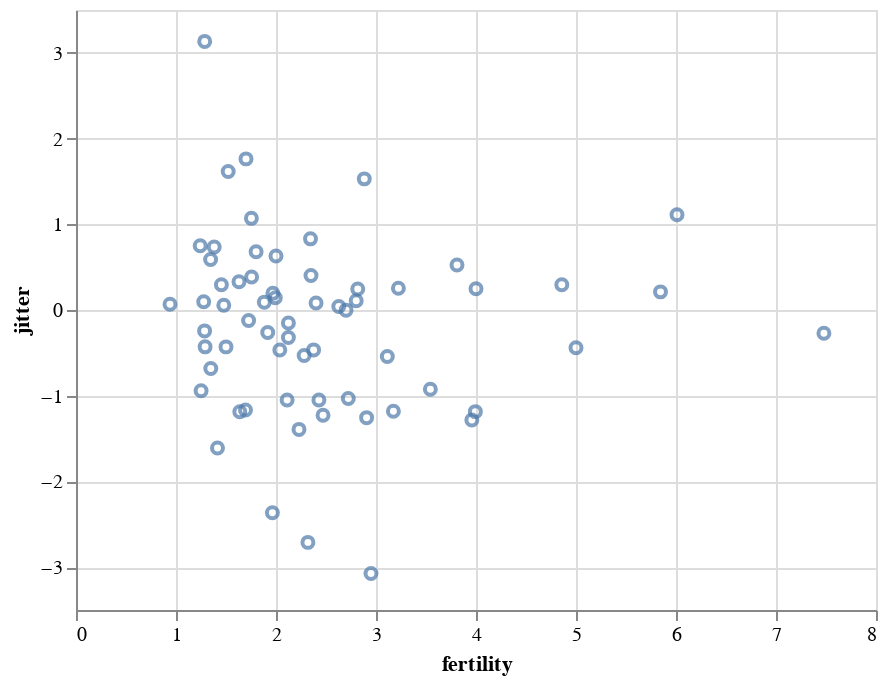

Here is the notebook cell this chart was saved with:
### Code cell
alt.Chart(data2000).mark_point().encode(x="fertility", y="jitter")

### Figure 1 — Vega-Lite specification as saved in the notebook (floating-point values rounded to 4 significant figures)
{"config": {"view": {"continuousWidth": 400, "continuousHeight": 300}}, "data": {"name": "data-1995144a224b124d02c94b46e1662dfd"}, "mark": "point", "encoding": {"x": {"type": "quantitative", "field": "fertility"}, "y": {"type": "quantitative", "field": "jitter"}}, "$schema": "https://vega.github.io/schema/vega-lite/v4.8.1.json", "datasets": {"data-1995144a224b124d02c94b46e1662dfd": [{"year": 2000, "country": "Afghanistan", "cluster": 0, "pop": 23898198, "life_expect": 42.13, "fertility": 7.479, "jitter": -0.2713}, {"year": 2000, "country": "Argentina", "cluster": 3, "pop": 37497728, "life_expect": 74.34, "fertility": 2.35, "jitter": 0.4023}, {"year": 2000, "country": "Aruba", "cluster": 3, "pop": 69539, "life_expect": 73.45, "fertility": 2.124, "jitter": -0.3215}, {"year": 2000, "country": "Australia", "cluster": 4, "pop": 19164620, "life_expect": 80.37, "fertility": 1.756, "jitter": 0.384}, {"year": 2000, "country": "Austria", "cluster": 1, "pop": 8113413, "life_expect": 78.98, "fertility": 1.382, "jitter": 0.7348}, {"year": 2000, "country": "Bahamas", "cluster": 3, "pop": 290075, "life_expect": 71.07, "fertility": 2.111, "jitter": -1.049}, {"year": 2000, "country": "Bangladesh", "cluster": 0, "pop": 130406594, "life_expect": 62.01, "fertility": 3.224, "jitter": 0.2532}, {"year": 2000, "country": "Barbados", "cluster": 3, "pop": 273483, "life_expect": 75.97, "fertility": 1.5, "jitter": -0.4302}, {"year": 2000, "country": "Belgium", "cluster": 1, "pop": 10263618, "life_expect": 78.32, "fertility": 1.638, "jitter": -1.188}, {"year": 2000, "country": "Bolivia", "cluster": 3, "pop": 8152620, "life_expect": 63.88, "fertility": 3.958, "jitter": -1.283}, {"year": 2000, "country": "Brazil", "cluster": 3, "pop": 175552771, "life_expect": 71.01, "fertility": 2.345, "jitter": 0.8302}, {"year": 2000, "country": "Canada", "cluster": 3, "pop": 31278097, "life_expect": 79.77, "fertility": 1.522, "jitter": 1.615}, {"year": 2000, "country": "Chile", "cluster": 3, "pop": 15153450, "life_expect": 77.86, "fertility": 2.0, "jitter": 0.6303}, {"year": 2000, "country": "China", "cluster": 4, "pop": 1262645000, "life_expect": 72.03, "fertility": 1.7, "jitter": 1.763}, {"year": 2000, "country": "Colombia", "cluster": 3, "pop": 39685655, "life_expect": 71.68, "fertility": 2.47, "jitter": -1.227}, {"year": 2000, "country": "Costa Rica", "cluster": 3, "pop": 3710558, "life_expect": 78.12, "fertility": 2.281, "jitter": -0.5309}, {"year": 2000, "country": "Croatia", "cluster": 1, "pop": 4410830, "life_expect": 74.88, "fertility": 1.348, "jitter": -0.6819}, {"year": 2000, "country": "Cuba", "cluster": 3, "pop": 11134273, "life_expect": 77.16, "fertility": 1.63, "jitter": 0.3286}, {"year": 2000, "country": "Dominican Republic", "cluster": 3, "pop": 8385828, "life_expect": 70.85, "fertility": 2.95, "jitter": -3.074}, {"year": 2000, "country": "Ecuador", "cluster": 3, "pop": 12505204, "life_expect": 74.17, "fertility": 2.817, "jitter": 0.2453}, {"year": 2000, "country": "Egypt", "cluster": 5, "pop": 70492342, "life_expect": 69.81, "fertility": 3.174, "jitter": -1.182}, {"year": 2000, "country": "El Salvador", "cluster": 3, "pop": 6122515, "life_expect": 70.73, "fertility": 2.883, "jitter": 1.53}, {"year": 2000, "country": "Finland", "cluster": 1, "pop": 5168595, "life_expect": 78.37, "fertility": 1.754, "jitter": 1.069}, {"year": 2000, "country": "France", "cluster": 1, "pop": 59381628, "life_expect": 79.59, "fertility": 1.883, "jitter": 0.09156}, {"year": 2000, "country": "Georgia", "cluster": 1, "pop": 4777209, "life_expect": 70.48, "fertility": 1.478, "jitter": 0.05478}, {"year": 2000, "country": "Germany", "cluster": 1, "pop": 82187909, "life_expect": 78.67, "fertility": 1.346, "jitter": 0.589}, {"year": 2000, "country": "Greece", "cluster": 1, "pop": 10559110, "life_expect": 78.26, "fertility": 1.277, "jitter": 0.09663}, {"year": 2000, "country": "Grenada", "cluster": 3, "pop": 89312, "life_expect": 67.75, "fertility": 2.429, "jitter": -1.05}, {"year": 2000, "country": "Haiti", "cluster": 3, "pop": 7306302, "life_expect": 58.14, "fertility": 4.0, "jitter": 0.248}, {"year": 2000, "country": "Hong Kong", "cluster": 4, "pop": 6658720, "life_expect": 81.5, "fertility": 0.94, "jitter": 0.06767}, {"year": 2000, "country": "Iceland", "cluster": 1, "pop": 281043, "life_expect": 80.5, "fertility": 1.993, "jitter": 0.1423}, {"year": 2000, "country": "India", "cluster": 0, "pop": 1007702000, "life_expect": 62.88, "fertility": 3.113, "jitter": -0.542}, {"year": 2000, "country": "Indonesia", "cluster": 4, "pop": 206265000, "life_expect": 68.59, "fertility": 2.376, "jitter": -0.4656}, {"year": 2000, "country": "Iran", "cluster": 5, "pop": 65660289, "life_expect": 69.45, "fertility": 2.124, "jitter": -0.1511}, {"year": 2000, "country": "Iraq", "cluster": 5, "pop": 22675617, "life_expect": 57.05, "fertility": 4.858, "jitter": 0.2941}, {"year": 2000, "country": "Ireland", "cluster": 1, "pop": 3791690, "life_expect": 77.78, "fertility": 1.969, "jitter": 0.1956}, {"year": 2000, "country": "Israel", "cluster": 5, "pop": 5842454, "life_expect": 79.7, "fertility": 2.906, "jitter": -1.256}, {"year": 2000, "country": "Italy", "cluster": 1, "pop": 57719337, "life_expect": 80.24, "fertility": 1.286, "jitter": -0.2439}, {"year": 2000, "country": "Jamaica", "cluster": 3, "pop": 2615467, "life_expect": 72.05, "fertility": 2.628, "jitter": 0.04039}, {"year": 2000, "country": "Japan", "cluster": 4, "pop": 126699784, "life_expect": 82.0, "fertility": 1.291, "jitter": -0.4299}, {"year": 2000, "country": "Kenya", "cluster": 2, "pop": 29985839, "life_expect": 50.99, "fertility": 5.0, "jitter": -0.4404}, {"year": 2000, "country": "South Korea", "cluster": 4, "pop": 21647682, "life_expect": 66.66, "fertility": 1.917, "jitter": -0.2632}, {"year": 2000, "country": "North Korea", "cluster": 4, "pop": 47351083, "life_expect": 77.05, "fertility": 1.242, "jitter": 0.7496}, {"year": 2000, "country": "Lebanon", "cluster": 5, "pop": 3578036, "life_expect": 71.03, "fertility": 2.319, "jitter": -2.711}, {"year": 2000, "country": "Mexico", "cluster": 3, "pop": 99926620, "life_expect": 74.9, "fertility": 2.401, "jitter": 0.08162}, {"year": 2000, "country": "Netherlands", "cluster": 1, "pop": 15907853, "life_expect": 78.53, "fertility": 1.726, "jitter": -0.1224}, {"year": 2000, "country": "New Zealand", "cluster": 4, "pop": 3819762, "life_expect": 79.11, "fertility": 1.964, "jitter": -2.365}, {"year": 2000, "country": "Nigeria", "cluster": 2, "pop": 114306700, "life_expect": 46.61, "fertility": 5.845, "jitter": 0.2117}, {"year": 2000, "country": "Norway", "cluster": 1, "pop": 4492400, "life_expect": 79.05, "fertility": 1.801, "jitter": 0.6792}, {"year": 2000, "country": "Pakistan", "cluster": 0, "pop": 146342958, "life_expect": 63.61, "fertility": 3.994, "jitter": -1.186}, {"year": 2000, "country": "Peru", "cluster": 3, "pop": 25979722, "life_expect": 69.91, "fertility": 2.7, "jitter": -0.001854}, {"year": 2000, "country": "Philippines", "cluster": 4, "pop": 79739825, "life_expect": 70.3, "fertility": 3.544, "jitter": -0.9239}, {"year": 2000, "country": "Poland", "cluster": 1, "pop": 38654164, "life_expect": 74.67, "fertility": 1.251, "jitter": -0.9425}, {"year": 2000, "country": "Portugal", "cluster": 1, "pop": 10335597, "life_expect": 77.29, "fertility": 1.454, "jitter": 0.2946}, {"year": 2000, "country": "Rwanda", "cluster": 2, "pop": 7507056, "life_expect": 43.41, "fertility": 6.01, "jitter": 1.112}, {"year": 2000, "country": "Saudi Arabia", "cluster": 5, "pop": 23153090, "life_expect": 71.63, "fertility": 3.81, "jitter": 0.5245}, {"year": 2000, "country": "South Africa", "cluster": 2, "pop": 44066197, "life_expect": 53.37, "fertility": 2.802, "jitter": 0.1075}, {"year": 2000, "country": "Spain", "cluster": 1, "pop": 40016081, "life_expect": 79.78, "fertility": 1.287, "jitter": 3.134}, {"year": 2000, "country": "Switzerland", "cluster": 1, "pop": 7266920, "life_expect": 80.62, "fertility": 1.415, "jitter": -1.609}, {"year": 2000, "country": "Turkey", "cluster": 1, "pop": 65666677, "life_expect": 70.84, "fertility": 2.23, "jitter": -1.393}, {"year": 2000, "country": "United Kingdom", "cluster": 1, "pop": 59522468, "life_expect": 78.47, "fertility": 1.695, "jitter": -1.167}, {"year": 2000, "country": "United States", "cluster": 3, "pop": 282338631, "life_expect": 77.31, "fertility": 2.038, "jitter": -0.4673}, {"year": 2000, "country": "Venezuela", "cluster": 3, "pop": 23542649, "life_expect": 72.77, "fertility": 2.723, "jitter": -1.033}]}}
